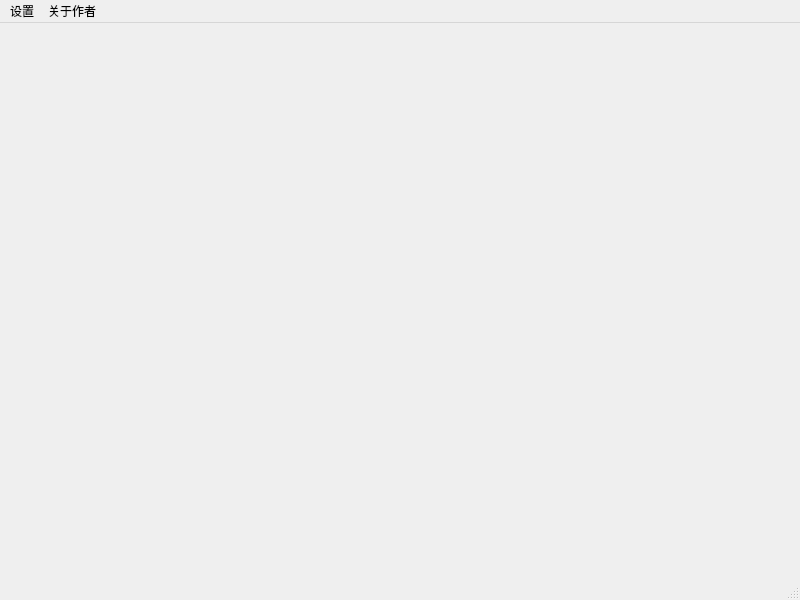
<?xml version="1.0" encoding="UTF-8"?>
<ui version="4.0">
 <class>MainWindow</class>
 <widget class="QMainWindow" name="MainWindow">
  <property name="geometry">
   <rect>
    <x>0</x>
    <y>0</y>
    <width>800</width>
    <height>600</height>
   </rect>
  </property>
  <property name="windowTitle">
   <string>MainWindow</string>
  </property>
  <widget class="QWidget" name="centralwidget"/>
  <widget class="QMenuBar" name="menubar">
   <property name="geometry">
    <rect>
     <x>0</x>
     <y>0</y>
     <width>800</width>
     <height>23</height>
    </rect>
   </property>
   <widget class="QMenu" name="menu">
    <property name="title">
     <string>设置</string>
    </property>
    <addaction name="separator"/>
    <addaction name="actiondaoru"/>
    <addaction name="separator"/>
    <addaction name="actionqingkong"/>
   </widget>
   <widget class="QMenu" name="menu_2">
    <property name="title">
     <string>关于作者</string>
    </property>
    <addaction name="separator"/>
    <addaction name="actionruanjian"/>
    <addaction name="separator"/>
    <addaction name="actionzuozhe"/>
   </widget>
   <addaction name="menu"/>
   <addaction name="menu_2"/>
  </widget>
  <widget class="QStatusBar" name="statusbar"/>
  <action name="actiondaoru">
   <property name="text">
    <string>导入数据</string>
   </property>
  </action>
  <action name="actionqingkong">
   <property name="text">
    <string>清空数据</string>
   </property>
  </action>
  <action name="actionruanjian">
   <property name="text">
    <string>软件信息 </string>
   </property>
   <property name="statusTip">
    <string>查看软件信息</string>
   </property>
   <property name="whatsThis">
    <string>点击查看软件信息</string>
   </property>
  </action>
  <action name="actionzuozhe">
   <property name="text">
    <string>作者信息</string>
   </property>
  </action>
 </widget>
 <resources/>
 <connections/>
</ui>
